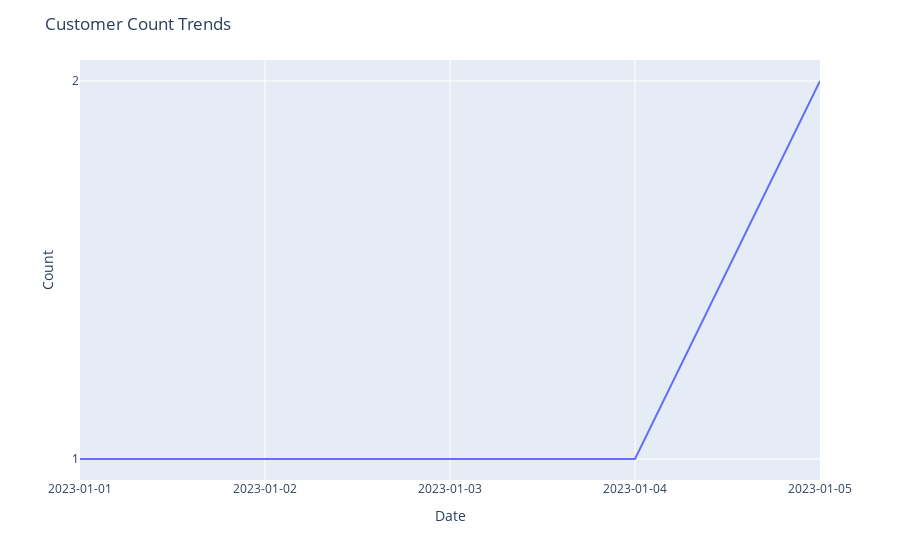

The notebook cell saved with this chart:
### Code cell
import plotly.express as px
df_period = df.groupby('purchase_date')['customer_id'].count().reset_index()


# Assuming df_period is your DataFrame
# Extract only the date part
df_period['purchase_date'] = df_period['purchase_date'].dt.date.astype(str)

# Plot the data using Plotly Express
fig = px.line(df_period, x='purchase_date', y='customer_id')

# Update the layout
fig.update_layout(
    title='Customer Count Trends',
    xaxis_title='Date',
    yaxis_title='Count'
)

# Set the x-axis type to 'category' to ensure correct ordering
fig.update_xaxes(type='category')
fig.update_yaxes(type='category')


# Show the plot
fig.show()

### Figure 1 — Plotly figure (JSON) as saved in the notebook; plotly's stock layout.template omitted (floating-point values rounded to 4 significant figures)
{"data": [{"hovertemplate": "purchase_date=%{x}<br>customer_id=%{y}<extra></extra>", "legendgroup": "", "line": {"color": "#636efa", "dash": "solid"}, "marker": {"symbol": "circle"}, "mode": "lines", "name": "", "orientation": "v", "showlegend": false, "type": "scatter", "x": ["2023-01-01", "2023-01-02", "2023-01-03", "2023-01-04", "2023-01-05"], "xaxis": "x", "y": [1, 1, 1, 1, 2], "yaxis": "y"}], "layout": {"legend": {"tracegroupgap": 0}, "margin": {"t": 60}, "title": {"text": "Customer Count Trends"}, "xaxis": {"anchor": "y", "domain": [0, 1], "title": {"text": "Date"}, "type": "category"}, "yaxis": {"anchor": "x", "domain": [0, 1], "title": {"text": "Count"}, "type": "category"}}}
